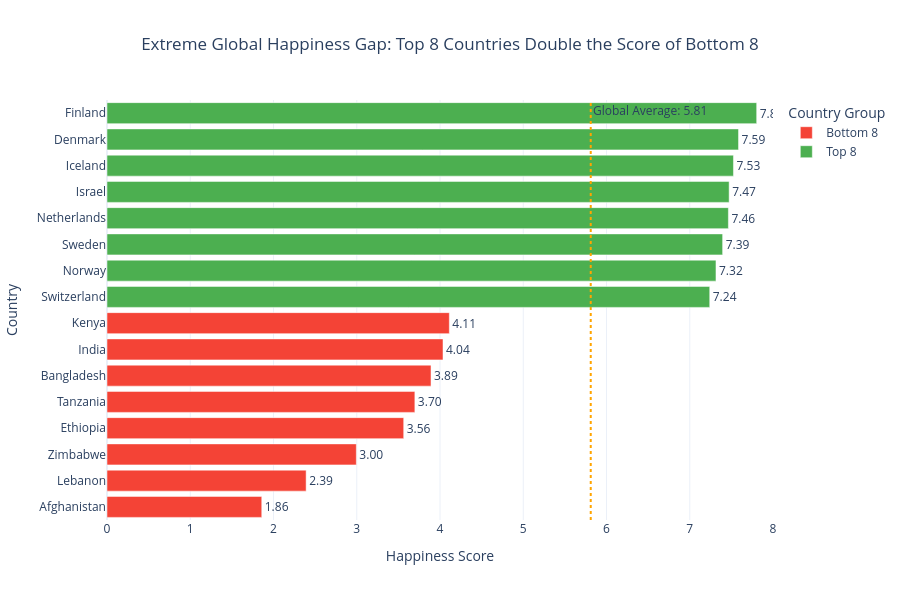

Here is the notebook cell this chart was saved with:
### Code cell
# Task 2: Top 8 vs. Bottom 8 contrast
# ------------------------------------

# Step 1: Get top and bottom countries 
top8 = df.nlargest(8, 'Happiness_Score').copy()
top8['Group'] = 'Top 8'
bottom8 = df.nsmallest(8, 'Happiness_Score').copy()
bottom8['Group'] = 'Bottom 8'

combined = pd.concat([bottom8, top8]).sort_values('Happiness_Score')
global_avg = df['Happiness_Score'].mean()
print(f"Global average: {global_avg:.2f}")

# Step 2: Build your chart 
import plotly.express as px

fig = px.bar(
    combined,
    x="Happiness_Score",
    y="Country",
    orientation="h", 
    color="Group",  
    color_discrete_map={  
        "Top 8": "#4CAF50",   
        "Bottom 8": "#F44336"
    },
    
    title="Extreme Global Happiness Gap: Top 8 Countries Double the Score of Bottom 8",
    labels={"Happiness_Score": "Happiness Score", "Country": "Country"}
)


fig.update_layout(
    xaxis_range=[0, 8], 
    template="plotly_white",
    title_x=0.5,
    height=600, 
    legend_title="Country Group"
)

fig.add_vline(
    x=global_avg,
    line_dash="dot",
    line_color="orange",
    line_width=2,
    annotation_text=f"Global Average: {global_avg:.2f}",
    annotation_position="top right"
)


fig.update_traces(texttemplate="%{x:.2f}", textposition="outside")
fig.show()

### Figure 1 — Plotly figure (JSON) as saved in the notebook; plotly's stock layout.template omitted (floating-point values rounded to 4 significant figures)
{"data": [{"hovertemplate": "Group=Bottom 8<br>Happiness Score=%{x}<br>Country=%{y}<extra></extra>", "legendgroup": "Bottom 8", "marker": {"color": "#F44336", "pattern": {"shape": ""}}, "name": "Bottom 8", "orientation": "h", "showlegend": true, "textposition": "outside", "texttemplate": "%{x:.2f}", "type": "bar", "x": [1.859, 2.392, 2.995, 3.564, 3.698, 3.892, 4.036, 4.112], "xaxis": "x", "y": ["Afghanistan", "Lebanon", "Zimbabwe", "Ethiopia", "Tanzania", "Bangladesh", "India", "Kenya"], "yaxis": "y"}, {"hovertemplate": "Group=Top 8<br>Happiness Score=%{x}<br>Country=%{y}<extra></extra>", "legendgroup": "Top 8", "marker": {"color": "#4CAF50", "pattern": {"shape": ""}}, "name": "Top 8", "orientation": "h", "showlegend": true, "textposition": "outside", "texttemplate": "%{x:.2f}", "type": "bar", "x": [7.24, 7.315, 7.395, 7.464, 7.473, 7.525, 7.586, 7.804], "xaxis": "x", "y": ["Switzerland", "Norway", "Sweden", "Netherlands", "Israel", "Iceland", "Denmark", "Finland"], "yaxis": "y"}], "layout": {"annotations": [{"showarrow": false, "text": "Global Average: 5.81", "x": 5.811, "xanchor": "left", "xref": "x", "y": 1, "yanchor": "top", "yref": "y domain"}], "barmode": "relative", "height": 600, "legend": {"title": {"text": "Country Group"}, "tracegroupgap": 0}, "shapes": [{"line": {"color": "orange", "dash": "dot", "width": 2}, "type": "line", "x0": 5.811, "x1": 5.811, "xref": "x", "y0": 0, "y1": 1, "yref": "y domain"}], "title": {"text": "Extreme Global Happiness Gap: Top 8 Countries Double the Score of Bottom 8", "x": 0.5}, "xaxis": {"anchor": "y", "domain": [0, 1], "range": [0, 8], "title": {"text": "Happiness Score"}}, "yaxis": {"anchor": "x", "domain": [0, 1], "title": {"text": "Country"}}}}
